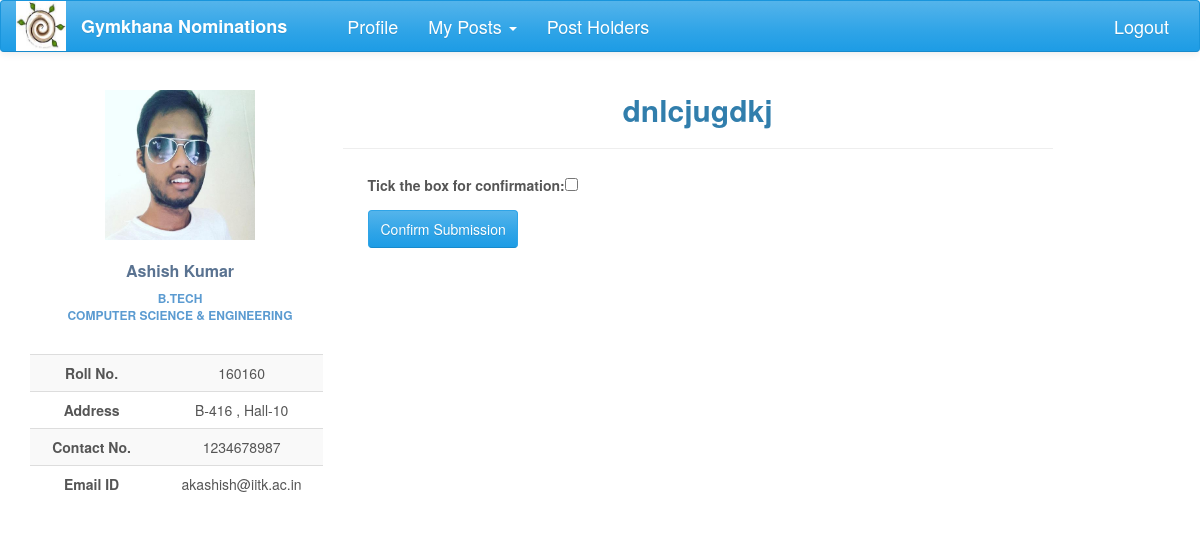
The page /nominations/apply/50/ (signed in) on the database its author committed.
### nomi/models.py (models this page shows, shortened)
class UserProfile(models.Model):
    user = models.OneToOneField(User, on_delete=models.CASCADE)
    user_img = models.ImageField(upload_to=user_directory_path, null=True, blank=True)
    name = models.CharField(max_length=40, blank=True)
    roll_no = models.IntegerField(null=True)
    programme = models.CharField(max_length=7, choices=PROGRAMME, default='B.Tech')
    department = models.CharField(max_length=200, choices=DEPT, default='AE')
    hall = models.CharField(max_length=10, choices=HALL, default=1)
    room_no = models.CharField(max_length=10, null=True, blank=True)
    contact = models.CharField(max_length=10, null=True, blank=True)
    def image_url(self):
        if self.user_img and hasattr(self.user_img, 'url'):
            return self.user_img.url
        else:
            return '/static/nomi/img/banner.png'

### forms/models.py (models this page shows, shortened)
class Questionnaire(models.Model):
    name = models.CharField(max_length=100, null=True)
    def get_form(self, *args, **kwargs):
        fields = []
        for question in self.question_set.all():
            field = question._get_formfield_class()
            label = question.question
            field_args = question._get_field_args()
            ques_id = question.id
            fields.append((label, field, field_args, ques_id))
        return NominationForm(*args, extra=fields, **kwargs)

### nomi/views.py (the view)
# urls.py: url(r'^apply/(?P<pk>\d+)/$', views.nomi_apply, name='nomi_apply'),
@login_required
def nomi_apply(request, pk):
    nomination = Nomination.objects.get(pk=pk)
    count = NominationInstance.objects.filter(nomination=nomination).filter(user=request.user).count()
    if not count or (nomination.status == "Nomination out" or nomination.status =="Interview period and Nomination reopened"):
        if nomination.nomi_form:
            questionnaire = nomination.nomi_form
            form = questionnaire.get_form(request.POST or None)
            form_confirm = ConfirmApplication(request.POST or None)
            if form_confirm.is_valid():
                if form.is_valid():
                    filled_form = questionnaire.add_answer(request.user, form.cleaned_data)
                    NominationInstance.objects.create(user=request.user, nomination=nomination, filled_form=filled_form)
                    info = "Your application has been recorded"
                    return render(request, 'nomi_done.html', context={'info': info})
            return render(request, 'forms/show_form.html', context={'form': form, 'form_confirm': form_confirm,
                                                                    'questionnaire': questionnaire, 'pk': pk})
        else:
            form_confirm = ConfirmApplication(request.POST or None)
            if form_confirm.is_valid():
                NominationInstance.objects.create(user=request.user, nomination=nomination)
                info = "Your application has been recorded"
                return render(request, 'nomi_done.html', context={'info': info})
    else:
        info = "You have applied for it already.You can edit it through profile module."
        if not (nomination.status == "Nomination out" or nomination.status =="Interview period and Nomination reopened"):
            info =  "Nomination has been closed"
        return render(request, 'nomi_done.html', context={'info': info})

### forms/form_dynamic.py
class NominationForm(forms.Form):
    def __init__(self, *args, **kwargs):
        extra = kwargs.pop('extra')
        super(NominationForm, self).__init__(*args, **kwargs)
        for i, values in enumerate(extra):
            label, klass, field_args,ques_id = values
            self.fields['%s' % ques_id] = klass(label=label, **field_args)

### nomi/forms.py
class ConfirmApplication(forms.Form):
    Tick_the_box_for_confirmation = forms.CharField(max_length=100, widget=forms.CheckboxInput())

### nomi/global_contexts.py (called while the page is built)
def context(request):
    if request.user.is_authenticated:
        try:
            my_profile = UserProfile.objects.get(user=request.user)
            my_posts = Post.objects.filter(post_holders=request.user)
            interviews = Nomination.objects.filter(interview_panel=request.user)
            length = len(my_posts)
            senate = False
            for post in my_posts:
                if post.perms == 'can ratify the post':
                    senate = True
            return {'my_posts': my_posts, 'my_profile': my_profile, 'senate': senate, 'length': length,
                    'interviews': interviews}
        except ObjectDoesNotExist:
            return {'my_posts': 0, 'my_profile': 0}
    else:
        return {'my_posts': 0, 'my_profile': 0}

### forms/templates/forms/show_form.html (shortened to what this page needs)
{% extends "base2.html" %}
{% load bootstrap %}
{% load staticfiles %}
{% block content %}
<div class="profile-content ">
            <h2 class="intro-text text-center">
                <strong>{{ questionnaire.name }}</strong>
            </h2>
                <hr>
            <div style="margin:25px">
                    <form  action="" method="post">
                        <p>
                            {{form_confirm|bootstrap}}
                        </p>
                        <input  class="btn btn-primary btn-large" type="submit" value="Confirm Submission" />
                    </form>
            </div>
</div>
{% endblock content %}

### nomi/templates/base2.html (shortened to what this page needs)
<!DOCTYPE html>
<html lang="en">
{% load staticfiles %}
{% load bootstrap %}
<head>
    <link href="https://maxcdn.bootstrapcdn.com/bootswatch/3.3.7/cerulean/bootstrap.min.css" rel="stylesheet"
>
    <link href="https://maxcdn.bootstrapcdn.com/font-awesome/4.7.0/css/font-awesome.min.css" rel="stylesheet"
>
    <link rel="stylesheet" href="{% static 'nomi/css/main.css' %}" type="text/css">
</head>
<body>
{% block navigation %}
<nav class="navbar navbar-default" id="navbar">
    <div class="container-fluid">
        <div class="navbar-header">
            <a href="#">
                <div>
                    <a href={% url 'index' %}><img src="{% static 'nomi/img/gym.jpg' %}" width="50" height="50"></a>
                </div>
        </div>
        <div class="collapse navbar-collapse" id="bs-example-navbar-collapse-1">
            <ul class="nav navbar-nav">
                <li><a href="{% url 'index' %}" id="brand">Gymkhana Nominations</a></li>
                <li><a href="{% url 'profile' %}" id="navbar-links">Profile</a></li>
                {% block posts%}
                    {% if my_posts %}
                        <li class="dropdown">
                            <a href="#" class="dropdown-toggle" id="navbar-links" data-toggle="dropdown" role="button"
                               aria-expanded="false">My Posts <span class="caret"></span></a>
                        </li>
                    {% endif %}
                {% endblock %}
                <li><a href="{% url 'info:info' %}" id="navbar-links">Post Holders</a></li>
            </ul>
            <ul class="nav navbar-nav navbar-right">
                <li id="navbar-links"><a href="{% url 'logout' %}?next={% url 'login' %}">Logout</a></li>
            </ul>
        </div>
</nav>
{% endblock %}
<div class="container-fluid">
    <div  class="row profile">
        <div class="col-lg-3 col-md-3">
            {% block profile %}
            <div id="profile" class="profile-sidebar" style="position:fixed">
                <div class="profile-userpic">
                    <img src="{{ my_profile.image_url }}" class="img-responsive" alt="">
                </div>
                <div class="profile-usertitle">
                    <div class="profile-usertitle-name">
                        {{my_profile.name}}
                    </div>
                    <div class="profile-usertitle-job">
                        {{my_profile.programme}} <br> {{my_profile.department}}
                    </div>
                </div>
                <div class="profile-usermenu">
                    <table class="table table-striped table-hover ">
                        <tbody>
                        <tr>
                            <td id="topic">Roll No.</td>
                            <td>{{my_profile.roll_no}} </td>
                        </tr>
                        <tr>
                            <td id="topic">Address</td>
                            <td>{{my_profile.room_no}} , Hall-{{my_profile.hall}}</td>
                        </tr>
                        <tr>
                            <td id="topic">Contact No.</td>
                            <td>{{ my_profile.contact }}</td>
                        </tr>
                        <tr>
                            <td id="topic">Email ID</td>
                            <td>{{my_profile.user}}@iitk.ac.in</td>
                        </tr>
                        </tbody>
                    </table>
                </div>
            </div>
            {% endblock %}
        </div>
        <div class="col-lg-8 col-md-8">
            {% block content %}{% endblock %}
        </div>
    </div>
</div>
</body>
</html>

### nomi/static/nomi/css/main.css (style rules this page uses)
#brand { text-decoration: none; font-size: large; font-weight: bold; margin-right: 30px; }
#navbar-links { font-size: large; }
#navbar { position: fixed; width: 100%; z-index: 100; }
body { background: #ffffff; }
.profile { margin: 20px 0; }
.profile-sidebar { padding: 20px 0 10px 0; width: 300px; margin-top: 50px; }
.profile-userpic img { float: none; margin: 0 auto; width: 50%; height: 50%; }
.profile-usertitle { text-align: center; margin-top: 20px; }
.profile-usertitle-name { color: #5a7391; font-size: 16px; font-weight: 600; margin-bottom: 7px; }
.profile-usertitle-job { text-transform: uppercase; color: #5b9bd1; font-size: 12px; font-weight: 600; margin-bottom: 15px; }
.profile-usermenu { margin-top: 30px; }
.profile-usermenu table tbody tr td { text-align: center; }
#topic { font-weight: bolder; }
.profile-content { z-index: 0; margin-top: 32px; padding: 20px; background: #ffffff; min-height: 460px; }
.btn { width: 150px; }

### rows shown on the page
UserProfile: image_url (picture), name "Ashish Kumar", programme "B.TECH", department "COMPUTER SCIENCE & ENGINEERING", roll_no "160160", room_no "B-416", hall "10", contact "1234678987", user "akashish"
Questionnaire: name "dnlcjugdkj"
